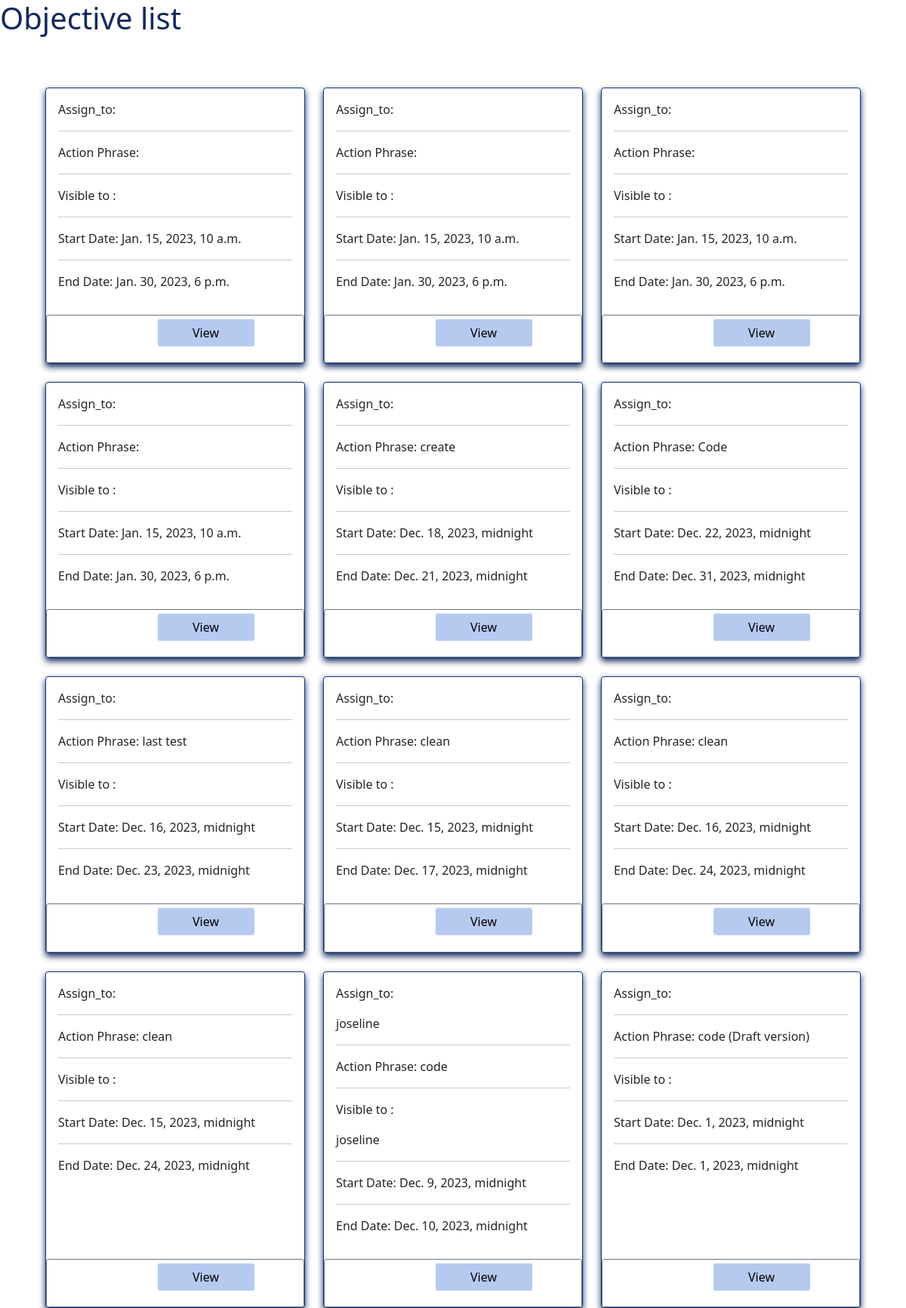
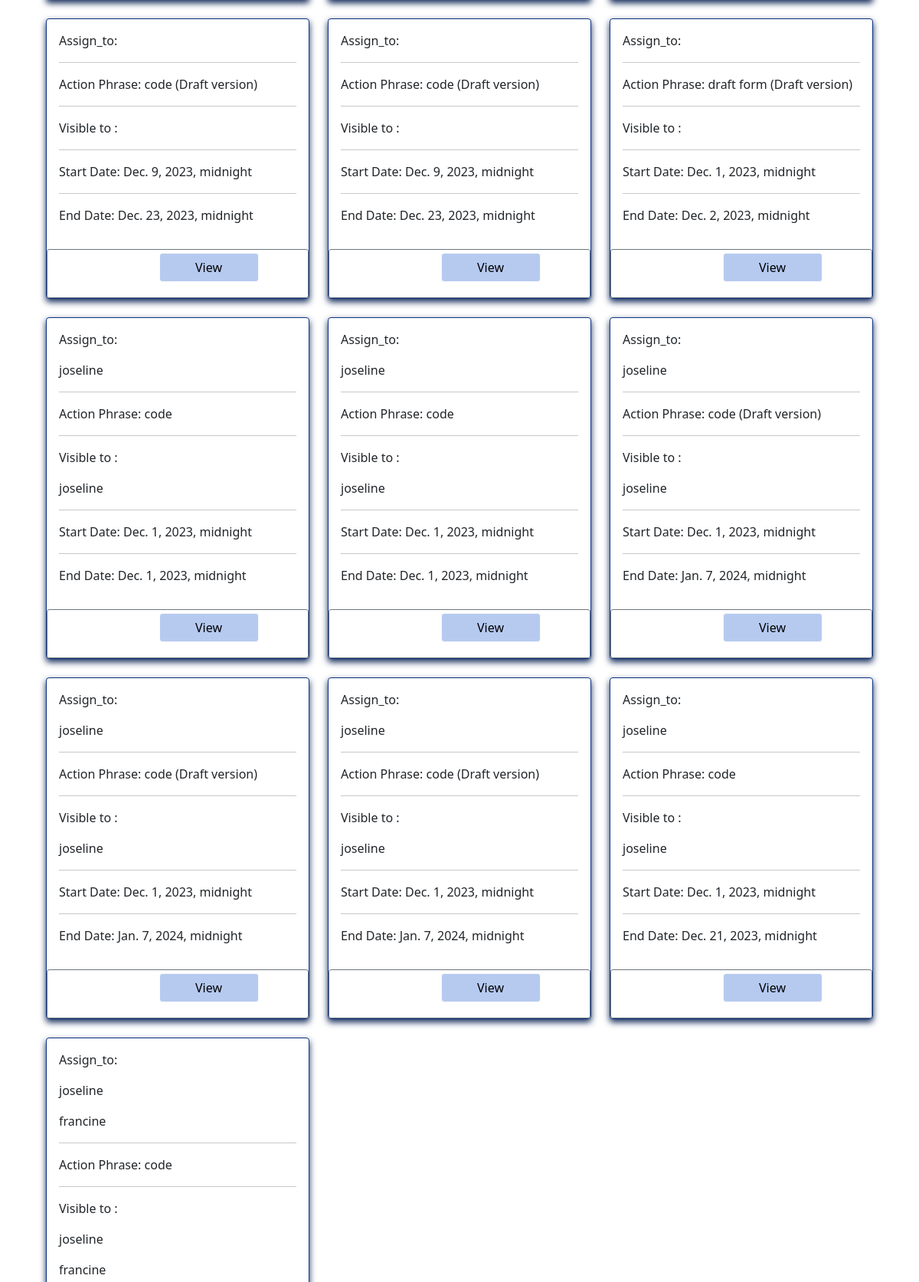
The page / (upper part) on the database its author committed (2 pictures, top to bottom).
### objective/models.py (models this page shows, shortened)
class Objective(models.Model):
    priorities = [('Low', 'Low'), ('Intermediate',
                                   'Intermediate'), ('High', 'High')]
    complexities = [('Easy', 'Easy'), ('Hard', 'Hard')]
    objective_types = [('Financial', 'Financial'),
                       ('Non-Financial', 'Non-Financial')]
    repeat_frequency = [('Daily', 'Daily'), ('Weekly',
                                             'Weekly'), ('Monthly', 'Monthly')]
    objective_id = models.AutoField(primary_key=True)
    objective_name = models.CharField(max_length=300, blank=True, null=True)
    assign_to = models.ManyToManyField(
        to=User, unique=False, related_name="objectives_assigned_to", blank=True, null=True)
    visible_to = models.ManyToManyField(
        User,  related_name="visible_objectives", blank=True, null=True)
    associated_task = models.ManyToManyField(
        Task, related_name="objectives", blank=True, null=True)
    created_at = models.DateTimeField(auto_now_add=True)
    updated_at = models.DateTimeField(auto_now_add=True)
    evaluator = models.ForeignKey(
        User, related_name="evaluator", on_delete=models.CASCADE, blank=True, null=True)
    repeat_date = models.CharField(choices=repeat_frequency, max_length=100, blank=True, null=True)
    deadline = models.DateTimeField(null=True, blank=True)
    action_phrase = models.CharField(max_length=300, null=False, blank=True)
    number = models.IntegerField(null=False)
    units = models.CharField(max_length=10)
    start_date = models.DateTimeField(null=False)
    end_date = models.DateTimeField(null=False)
    priority = models.CharField(choices=priorities, max_length=100)
    complexity = models.CharField(choices=complexities, max_length=100)
    objective_type = models.CharField(choices=objective_types, max_length=100)
    skills = models.ManyToManyField(
        Skill, related_name='objectives_skill', through="ObjectiveSkill", blank=True, null=True)
    tools = models.ManyToManyField(
        Tool, related_name='objectives_tool', through="ObjectiveTool", blank=True, null=True)
    dog = models.ManyToManyField(
        "DefinitionOfGood", related_name="definition_of_good", blank=True, null=True)
    is_draft = models.BooleanField(default=False)
    repeat = models.BooleanField(default=False)
    class Meta:
        ordering = ['-created_at']

### objective/views.py (the view)
# urls.py: path('', views.list_objective, name='list_objective'),
def list_objective(request):
    objectives = Objective.objects.all()
    context = {'objectives': objectives}
    return render(request, 'objective/list_objective.html', context)

### templates/objective/list_objective.html (shortened to what this page needs)
<!DOCTYPE html>
<html>
  <head>
    <link
      href="https://cdn.jsdelivr.net/npm/bootstrap@5.0.2/dist/css/bootstrap.min.css"
      rel="stylesheet"
    />
  </head>
  <body>
    <h1 style="color: #132a59">Objective list</h1>
    {% block content %}
    <div class="row row-cols-1 row-cols-md-3 g-4" style="padding: 5%">
      {% for obj in objectives %}
      <div class="col">
        <div
          class="card h-100"
          style="
            display: flex;
            border: 1px solid #0e3481;
            box-shadow: 0 4px 8px #132a59;
          "
        >
          <div class="card-body">
            <p>Assign_to: {% for user in obj.assign_to.all %} <p>{{ user.username }}</p>  {% endfor %}</p>
            <hr />
            <p>Action Phrase: {{ obj.action_phrase}}  {% if obj.is_draft %} (Draft version) {% endif %} </p>
            <hr />
            <p>Visible to : {% for p in obj.assign_to.all %} <p>{{ p.username}}</p> {% endfor %}</p>
            <hr />
            <p>Start Date: {{obj.start_date}}</p>
            <hr />
            <p>End Date: {{ obj.end_date }}</p>
          </div>
          <a
            href="{% url 'objective:detail_objective' obj.objective_id %}"
            class="btn btn-outline-secondary btn-sm edit"
            title="Edit"
          >
            <button
              type="button"
              class="btn btn-light"
              style="
                width: 130px;
                margin-left: 25%;
                margin-bottom: 5%;
                color: #000000;
                background-color: #b6caf0;
              "
            >
              View
            </button>
          </a>
        </div>
      </div>
      {% endfor %}
    </div>
    {% endblock content %}
  </body>
</html>

### rows shown on the page
Objective: start_date "Jan. 15, 2023, 10 a.m.", end_date "Jan. 30, 2023, 6 p.m."
Objective: start_date "Jan. 15, 2023, 10 a.m.", end_date "Jan. 30, 2023, 6 p.m."
Objective: start_date "Jan. 15, 2023, 10 a.m.", end_date "Jan. 30, 2023, 6 p.m."
Objective: start_date "Jan. 15, 2023, 10 a.m.", end_date "Jan. 30, 2023, 6 p.m."
Objective: action_phrase "create", start_date "Dec. 18, 2023, midnight", end_date "Dec. 21, 2023, midnight"
Objective: action_phrase "Code", start_date "Dec. 22, 2023, midnight", end_date "Dec. 31, 2023, midnight"
Objective: action_phrase "last test", start_date "Dec. 16, 2023, midnight", end_date "Dec. 23, 2023, midnight"
Objective: action_phrase "clean", start_date "Dec. 15, 2023, midnight", end_date "Dec. 17, 2023, midnight"
Objective: action_phrase "clean", start_date "Dec. 16, 2023, midnight", end_date "Dec. 24, 2023, midnight"
Objective: action_phrase "clean", start_date "Dec. 15, 2023, midnight", end_date "Dec. 24, 2023, midnight"
Objective: action_phrase "code", start_date "Dec. 9, 2023, midnight", end_date "Dec. 10, 2023, midnight"
Objective: action_phrase "code", is_draft "(Draft version)", start_date "Dec. 1, 2023, midnight", end_date "Dec. 1, 2023, midnight"
Objective: action_phrase "code", is_draft "(Draft version)", start_date "Dec. 9, 2023, midnight", end_date "Dec. 23, 2023, midnight"
Objective: action_phrase "code", is_draft "(Draft version)", start_date "Dec. 9, 2023, midnight", end_date "Dec. 23, 2023, midnight"
Objective: action_phrase "draft form", is_draft "(Draft version)", start_date "Dec. 1, 2023, midnight", end_date "Dec. 2, 2023, midnight"
Objective: action_phrase "code", start_date "Dec. 1, 2023, midnight", end_date "Dec. 1, 2023, midnight"
Objective: action_phrase "code", start_date "Dec. 1, 2023, midnight", end_date "Dec. 1, 2023, midnight"
Objective: action_phrase "code", is_draft "(Draft version)", start_date "Dec. 1, 2023, midnight", end_date "Jan. 7, 2024, midnight"
Objective: action_phrase "code", is_draft "(Draft version)", start_date "Dec. 1, 2023, midnight", end_date "Jan. 7, 2024, midnight"
Objective: action_phrase "code", is_draft "(Draft version)", start_date "Dec. 1, 2023, midnight", end_date "Jan. 7, 2024, midnight"
Objective: action_phrase "code", start_date "Dec. 1, 2023, midnight", end_date "Dec. 21, 2023, midnight"
Objective: action_phrase "code"

### other values the page prints
{{ user.username }} "joseline"
{{ p.username }} "joseline"
{{ user.username }} "francine"
{{ p.username }} "francine"
